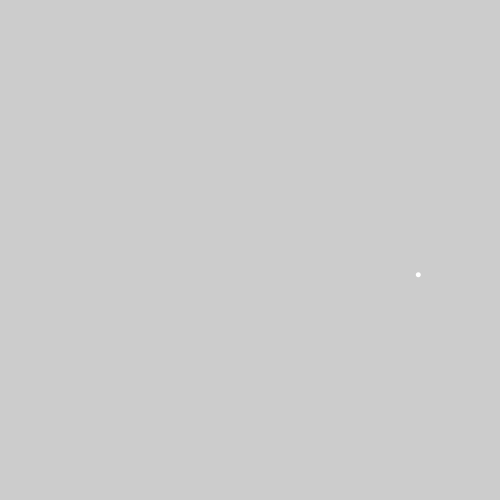
Frame 1 (no input)
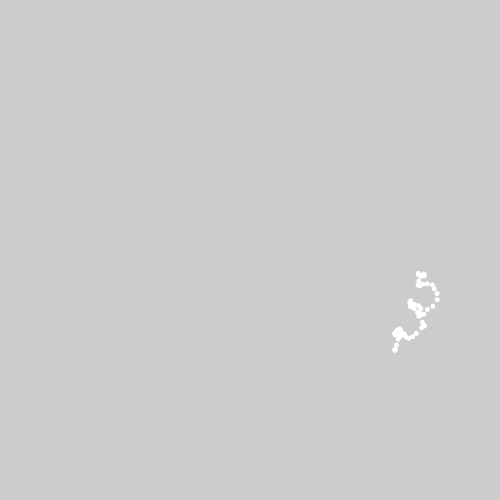
Frame 60 (the mouse pressed at the canvas centre just before this capture)
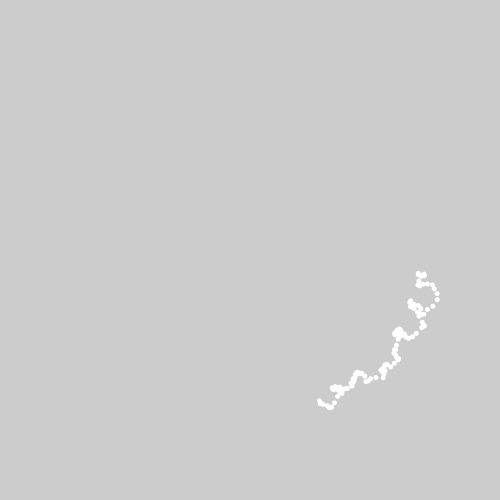
Frame 120 (the mouse held since frame 60 and released just before this capture)

The Processing sketch that drew these frames (run headless with seeded random() and noise(); from frame 60 on, the mouse is pressed at the canvas centre):

// Processing sketch: sine_noise
// ── sine_noise.pde
float angle = 0;
float angleStep = 0.01;
float amplitude = 150;

float nx = random(1);
float ny = random(1);
float nStep = 0.1;
float nAmt = 50;

void setup() {

  size(500, 500);
}

void draw() {


  if (angle < 2*PI) {
    noStroke();

    float x = amplitude*cos(angle);
    float y = amplitude*sin(angle);

    angle+=angleStep;

    x += nAmt * noise( nx );
    y += nAmt * noise( ny );

    nx += nStep;
    ny += nStep;

    ellipse(width/2 + x, height/2 + y, 5, 5);
  }
}
